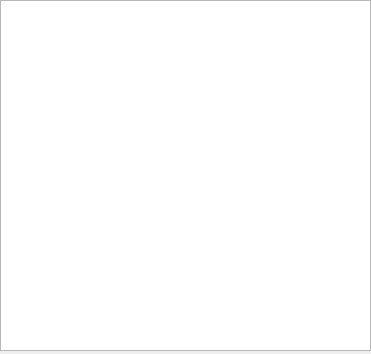
<?xml version="1.0" encoding="UTF-8"?>
<ui version="4.0">
 <class>ProcessDialog</class>
 <widget class="QDialog" name="ProcessDialog">
  <property name="geometry">
   <rect>
    <x>0</x>
    <y>0</y>
    <width>371</width>
    <height>354</height>
   </rect>
  </property>
  <property name="windowTitle">
   <string>Dialog</string>
  </property>
  <widget class="QTableWidget" name="tableWidget">
   <property name="geometry">
    <rect>
     <x>0</x>
     <y>0</y>
     <width>371</width>
     <height>351</height>
    </rect>
   </property>
   <property name="contextMenuPolicy">
    <enum>Qt::CustomContextMenu</enum>
   </property>
   <attribute name="horizontalHeaderStretchLastSection">
    <bool>true</bool>
   </attribute>
  </widget>
 </widget>
 <resources/>
 <connections/>
</ui>
